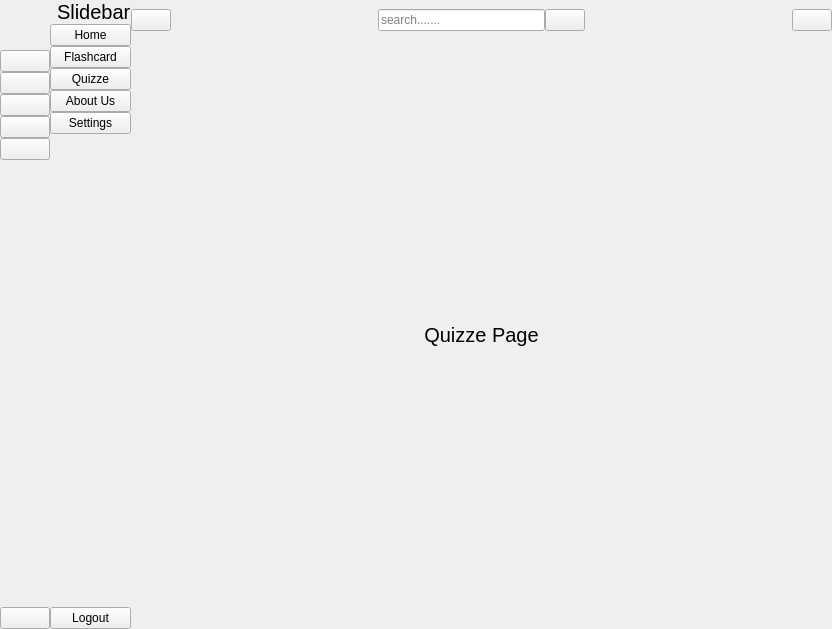
<?xml version="1.0" encoding="UTF-8"?>
<ui version="4.0">
 <class>MainWindow</class>
 <widget class="QMainWindow" name="MainWindow">
  <property name="geometry">
   <rect>
    <x>0</x>
    <y>0</y>
    <width>832</width>
    <height>629</height>
   </rect>
  </property>
  <property name="windowTitle">
   <string>MainWindow</string>
  </property>
  <widget class="QWidget" name="centralwidget">
   <layout class="QGridLayout" name="gridLayout">
    <property name="leftMargin">
     <number>0</number>
    </property>
    <property name="topMargin">
     <number>0</number>
    </property>
    <property name="rightMargin">
     <number>0</number>
    </property>
    <property name="bottomMargin">
     <number>0</number>
    </property>
    <property name="spacing">
     <number>0</number>
    </property>
    <item row="0" column="0">
     <widget class="QWidget" name="icon_only_widget" native="true">
      <layout class="QVBoxLayout" name="verticalLayout_3">
       <property name="spacing">
        <number>0</number>
       </property>
       <property name="leftMargin">
        <number>0</number>
       </property>
       <property name="topMargin">
        <number>0</number>
       </property>
       <property name="rightMargin">
        <number>0</number>
       </property>
       <property name="bottomMargin">
        <number>0</number>
       </property>
       <item>
        <layout class="QHBoxLayout" name="horizontalLayout_3">
         <item>
          <widget class="QLabel" name="label">
           <property name="minimumSize">
            <size>
             <width>50</width>
             <height>50</height>
            </size>
           </property>
           <property name="maximumSize">
            <size>
             <width>60</width>
             <height>60</height>
            </size>
           </property>
           <property name="text">
            <string/>
           </property>
           <property name="pixmap">
            <pixmap resource="resource.qrc">:/icon/icon/logo_icon.png</pixmap>
           </property>
           <property name="scaledContents">
            <bool>true</bool>
           </property>
          </widget>
         </item>
        </layout>
       </item>
       <item>
        <layout class="QVBoxLayout" name="verticalLayout">
         <property name="spacing">
          <number>0</number>
         </property>
         <item>
          <widget class="QPushButton" name="home_btn_1">
           <property name="text">
            <string/>
           </property>
           <property name="icon">
            <iconset resource="resource.qrc">
             <normaloff>:/icon/icon/home_icon.png</normaloff>:/icon/icon/home_icon.png</iconset>
           </property>
           <property name="iconSize">
            <size>
             <width>20</width>
             <height>20</height>
            </size>
           </property>
           <property name="checkable">
            <bool>true</bool>
           </property>
           <property name="autoExclusive">
            <bool>true</bool>
           </property>
          </widget>
         </item>
         <item>
          <widget class="QPushButton" name="flash_btn_1">
           <property name="text">
            <string/>
           </property>
           <property name="icon">
            <iconset resource="resource.qrc">
             <normaloff>:/icon/icon/flashcard_icon.png</normaloff>:/icon/icon/flashcard_icon.png</iconset>
           </property>
           <property name="iconSize">
            <size>
             <width>20</width>
             <height>20</height>
            </size>
           </property>
           <property name="checkable">
            <bool>true</bool>
           </property>
           <property name="autoExclusive">
            <bool>true</bool>
           </property>
          </widget>
         </item>
         <item>
          <widget class="QPushButton" name="quizze_btn_1">
           <property name="text">
            <string/>
           </property>
           <property name="icon">
            <iconset resource="resource.qrc">
             <normaloff>:/icon/icon/quizzes_icon.png</normaloff>:/icon/icon/quizzes_icon.png</iconset>
           </property>
           <property name="iconSize">
            <size>
             <width>20</width>
             <height>20</height>
            </size>
           </property>
           <property name="checkable">
            <bool>true</bool>
           </property>
           <property name="autoExclusive">
            <bool>true</bool>
           </property>
          </widget>
         </item>
         <item>
          <widget class="QPushButton" name="about_btn_1">
           <property name="text">
            <string/>
           </property>
           <property name="icon">
            <iconset resource="resource.qrc">
             <normaloff>:/icon/icon/aboutus_icon.png</normaloff>:/icon/icon/aboutus_icon.png</iconset>
           </property>
           <property name="iconSize">
            <size>
             <width>20</width>
             <height>20</height>
            </size>
           </property>
           <property name="checkable">
            <bool>true</bool>
           </property>
           <property name="autoExclusive">
            <bool>true</bool>
           </property>
          </widget>
         </item>
         <item>
          <widget class="QPushButton" name="setting_1">
           <property name="text">
            <string/>
           </property>
           <property name="icon">
            <iconset resource="resource.qrc">
             <normaloff>:/icon/icon/setting_icon.png</normaloff>:/icon/icon/setting_icon.png</iconset>
           </property>
           <property name="iconSize">
            <size>
             <width>20</width>
             <height>20</height>
            </size>
           </property>
           <property name="checkable">
            <bool>true</bool>
           </property>
           <property name="autoExclusive">
            <bool>true</bool>
           </property>
          </widget>
         </item>
        </layout>
       </item>
       <item>
        <spacer name="verticalSpacer">
         <property name="orientation">
          <enum>Qt::Orientation::Vertical</enum>
         </property>
         <property name="sizeHint" stdset="0">
          <size>
           <width>20</width>
           <height>262</height>
          </size>
         </property>
        </spacer>
       </item>
       <item>
        <widget class="QPushButton" name="logout_btn_1">
         <property name="text">
          <string/>
         </property>
         <property name="icon">
          <iconset resource="resource.qrc">
           <normaloff>:/icon/icon/logout_icon.png</normaloff>:/icon/icon/logout_icon.png</iconset>
         </property>
         <property name="iconSize">
          <size>
           <width>20</width>
           <height>20</height>
          </size>
         </property>
         <property name="checkable">
          <bool>true</bool>
         </property>
         <property name="autoExclusive">
          <bool>true</bool>
         </property>
        </widget>
       </item>
      </layout>
     </widget>
    </item>
    <item row="0" column="1">
     <widget class="QWidget" name="full_mwnu_widget" native="true">
      <layout class="QVBoxLayout" name="verticalLayout_4">
       <property name="spacing">
        <number>0</number>
       </property>
       <property name="leftMargin">
        <number>0</number>
       </property>
       <property name="topMargin">
        <number>0</number>
       </property>
       <property name="rightMargin">
        <number>0</number>
       </property>
       <property name="bottomMargin">
        <number>0</number>
       </property>
       <item>
        <layout class="QHBoxLayout" name="horizontalLayout_2">
         <property name="spacing">
          <number>0</number>
         </property>
         <item>
          <widget class="QLabel" name="label_2">
           <property name="maximumSize">
            <size>
             <width>51</width>
             <height>51</height>
            </size>
           </property>
           <property name="text">
            <string/>
           </property>
           <property name="pixmap">
            <pixmap>:/icon/Downloads/logo_icon.png</pixmap>
           </property>
           <property name="scaledContents">
            <bool>true</bool>
           </property>
          </widget>
         </item>
         <item>
          <widget class="QLabel" name="label_3">
           <property name="font">
            <font>
             <pointsize>15</pointsize>
            </font>
           </property>
           <property name="text">
            <string>Slidebar</string>
           </property>
          </widget>
         </item>
        </layout>
       </item>
       <item>
        <layout class="QVBoxLayout" name="verticalLayout_2">
         <property name="spacing">
          <number>0</number>
         </property>
         <item>
          <widget class="QPushButton" name="home_btn_2">
           <property name="text">
            <string>Home</string>
           </property>
           <property name="checkable">
            <bool>true</bool>
           </property>
           <property name="autoExclusive">
            <bool>true</bool>
           </property>
          </widget>
         </item>
         <item>
          <widget class="QPushButton" name="flash_btn_2">
           <property name="text">
            <string>Flashcard</string>
           </property>
           <property name="checkable">
            <bool>true</bool>
           </property>
           <property name="autoExclusive">
            <bool>true</bool>
           </property>
          </widget>
         </item>
         <item>
          <widget class="QPushButton" name="quizze_btn_2">
           <property name="text">
            <string>Quizze</string>
           </property>
           <property name="checkable">
            <bool>true</bool>
           </property>
           <property name="autoExclusive">
            <bool>true</bool>
           </property>
          </widget>
         </item>
         <item>
          <widget class="QPushButton" name="about_btn_2">
           <property name="text">
            <string>About Us</string>
           </property>
           <property name="checkable">
            <bool>true</bool>
           </property>
           <property name="autoExclusive">
            <bool>true</bool>
           </property>
          </widget>
         </item>
         <item>
          <widget class="QPushButton" name="setting_2">
           <property name="text">
            <string>Settings</string>
           </property>
           <property name="checkable">
            <bool>true</bool>
           </property>
           <property name="autoExclusive">
            <bool>true</bool>
           </property>
          </widget>
         </item>
        </layout>
       </item>
       <item>
        <spacer name="verticalSpacer_2">
         <property name="orientation">
          <enum>Qt::Orientation::Vertical</enum>
         </property>
         <property name="sizeHint" stdset="0">
          <size>
           <width>20</width>
           <height>295</height>
          </size>
         </property>
        </spacer>
       </item>
       <item>
        <widget class="QPushButton" name="logout_btn_2">
         <property name="text">
          <string>Logout</string>
         </property>
         <property name="checkable">
          <bool>true</bool>
         </property>
         <property name="autoExclusive">
          <bool>true</bool>
         </property>
        </widget>
       </item>
      </layout>
     </widget>
    </item>
    <item row="0" column="2">
     <widget class="QWidget" name="widget_3" native="true">
      <layout class="QVBoxLayout" name="verticalLayout_5">
       <property name="spacing">
        <number>0</number>
       </property>
       <property name="leftMargin">
        <number>0</number>
       </property>
       <property name="topMargin">
        <number>0</number>
       </property>
       <property name="rightMargin">
        <number>0</number>
       </property>
       <property name="bottomMargin">
        <number>0</number>
       </property>
       <item>
        <widget class="QWidget" name="widget" native="true">
         <property name="minimumSize">
          <size>
           <width>0</width>
           <height>40</height>
          </size>
         </property>
         <layout class="QHBoxLayout" name="horizontalLayout_4">
          <property name="spacing">
           <number>0</number>
          </property>
          <property name="leftMargin">
           <number>0</number>
          </property>
          <property name="topMargin">
           <number>0</number>
          </property>
          <property name="rightMargin">
           <number>0</number>
          </property>
          <property name="bottomMargin">
           <number>0</number>
          </property>
          <item>
           <widget class="QPushButton" name="change_btn">
            <property name="text">
             <string/>
            </property>
            <property name="icon">
             <iconset resource="resource.qrc">
              <normaloff>:/icon/icon/menu_icon.png</normaloff>:/icon/icon/menu_icon.png</iconset>
            </property>
            <property name="iconSize">
             <size>
              <width>25</width>
              <height>25</height>
             </size>
            </property>
            <property name="checkable">
             <bool>true</bool>
            </property>
           </widget>
          </item>
          <item>
           <spacer name="horizontalSpacer">
            <property name="orientation">
             <enum>Qt::Orientation::Horizontal</enum>
            </property>
            <property name="sizeHint" stdset="0">
             <size>
              <width>182</width>
              <height>20</height>
             </size>
            </property>
           </spacer>
          </item>
          <item>
           <layout class="QHBoxLayout" name="horizontalLayout">
            <property name="spacing">
             <number>0</number>
            </property>
            <item>
             <widget class="QLineEdit" name="search_input">
              <property name="placeholderText">
               <string>search.......</string>
              </property>
             </widget>
            </item>
            <item>
             <widget class="QPushButton" name="search_btn">
              <property name="text">
               <string/>
              </property>
              <property name="icon">
               <iconset resource="resource.qrc">
                <normaloff>:/icon/icon/search_icon.png</normaloff>:/icon/icon/search_icon.png</iconset>
              </property>
              <property name="iconSize">
               <size>
                <width>20</width>
                <height>20</height>
               </size>
              </property>
             </widget>
            </item>
           </layout>
          </item>
          <item>
           <spacer name="horizontalSpacer_2">
            <property name="orientation">
             <enum>Qt::Orientation::Horizontal</enum>
            </property>
            <property name="sizeHint" stdset="0">
             <size>
              <width>182</width>
              <height>20</height>
             </size>
            </property>
           </spacer>
          </item>
          <item>
           <widget class="QPushButton" name="user_btn">
            <property name="text">
             <string/>
            </property>
            <property name="icon">
             <iconset resource="resource.qrc">
              <normaloff>:/icon/icon/profile.jpeg</normaloff>:/icon/icon/profile.jpeg</iconset>
            </property>
            <property name="iconSize">
             <size>
              <width>25</width>
              <height>25</height>
             </size>
            </property>
           </widget>
          </item>
         </layout>
        </widget>
       </item>
       <item>
        <widget class="QStackedWidget" name="stackedWidget">
         <property name="currentIndex">
          <number>3</number>
         </property>
         <widget class="QWidget" name="page">
          <layout class="QGridLayout" name="gridLayout_2">
           <item row="0" column="0">
            <widget class="QLabel" name="label_4">
             <property name="font">
              <font>
               <pointsize>15</pointsize>
              </font>
             </property>
             <property name="text">
              <string>Home Page</string>
             </property>
             <property name="alignment">
              <set>Qt::AlignmentFlag::AlignCenter</set>
             </property>
            </widget>
           </item>
          </layout>
         </widget>
         <widget class="QWidget" name="page_7">
          <layout class="QGridLayout" name="gridLayout_8">
           <item row="0" column="0">
            <widget class="QLabel" name="label_10">
             <property name="font">
              <font>
               <pointsize>15</pointsize>
              </font>
             </property>
             <property name="contextMenuPolicy">
              <enum>Qt::ContextMenuPolicy::NoContextMenu</enum>
             </property>
             <property name="text">
              <string>Profile Page</string>
             </property>
             <property name="alignment">
              <set>Qt::AlignmentFlag::AlignCenter</set>
             </property>
            </widget>
           </item>
          </layout>
         </widget>
         <widget class="QWidget" name="page_2">
          <layout class="QGridLayout" name="gridLayout_3">
           <item row="0" column="0">
            <widget class="QLabel" name="label_5">
             <property name="font">
              <font>
               <pointsize>15</pointsize>
              </font>
             </property>
             <property name="contextMenuPolicy">
              <enum>Qt::ContextMenuPolicy::NoContextMenu</enum>
             </property>
             <property name="text">
              <string> Flashcard Page</string>
             </property>
             <property name="alignment">
              <set>Qt::AlignmentFlag::AlignCenter</set>
             </property>
            </widget>
           </item>
          </layout>
         </widget>
         <widget class="QWidget" name="page_3">
          <layout class="QGridLayout" name="gridLayout_4">
           <item row="0" column="0">
            <widget class="QLabel" name="label_6">
             <property name="font">
              <font>
               <pointsize>15</pointsize>
              </font>
             </property>
             <property name="contextMenuPolicy">
              <enum>Qt::ContextMenuPolicy::PreventContextMenu</enum>
             </property>
             <property name="text">
              <string>Quizze Page</string>
             </property>
             <property name="alignment">
              <set>Qt::AlignmentFlag::AlignCenter</set>
             </property>
            </widget>
           </item>
          </layout>
         </widget>
         <widget class="QWidget" name="page_4">
          <layout class="QGridLayout" name="gridLayout_5">
           <item row="0" column="0">
            <widget class="QLabel" name="label_7">
             <property name="font">
              <font>
               <pointsize>15</pointsize>
              </font>
             </property>
             <property name="contextMenuPolicy">
              <enum>Qt::ContextMenuPolicy::PreventContextMenu</enum>
             </property>
             <property name="text">
              <string>About us Page</string>
             </property>
             <property name="alignment">
              <set>Qt::AlignmentFlag::AlignCenter</set>
             </property>
            </widget>
           </item>
          </layout>
         </widget>
         <widget class="QWidget" name="page_5">
          <layout class="QGridLayout" name="gridLayout_6">
           <item row="0" column="0">
            <widget class="QLabel" name="label_8">
             <property name="font">
              <font>
               <pointsize>15</pointsize>
              </font>
             </property>
             <property name="contextMenuPolicy">
              <enum>Qt::ContextMenuPolicy::NoContextMenu</enum>
             </property>
             <property name="text">
              <string>Settings Page</string>
             </property>
             <property name="alignment">
              <set>Qt::AlignmentFlag::AlignCenter</set>
             </property>
            </widget>
           </item>
          </layout>
         </widget>
         <widget class="QWidget" name="page_6">
          <layout class="QGridLayout" name="gridLayout_7">
           <item row="0" column="0">
            <widget class="QLabel" name="label_9">
             <property name="font">
              <font>
               <pointsize>15</pointsize>
              </font>
             </property>
             <property name="contextMenuPolicy">
              <enum>Qt::ContextMenuPolicy::NoContextMenu</enum>
             </property>
             <property name="text">
              <string>Search Page</string>
             </property>
             <property name="alignment">
              <set>Qt::AlignmentFlag::AlignCenter</set>
             </property>
            </widget>
           </item>
          </layout>
         </widget>
        </widget>
       </item>
      </layout>
     </widget>
    </item>
   </layout>
  </widget>
 </widget>
 <resources>
  <include location="resource.qrc"/>
 </resources>
 <connections>
  <connection>
   <sender>change_btn</sender>
   <signal>toggled(bool)</signal>
   <receiver>icon_only_widget</receiver>
   <slot>setVisible(bool)</slot>
   <hints>
    <hint type="sourcelabel">
     <x>178</x>
     <y>28</y>
    </hint>
    <hint type="destinationlabel">
     <x>16</x>
     <y>449</y>
    </hint>
   </hints>
  </connection>
  <connection>
   <sender>change_btn</sender>
   <signal>toggled(bool)</signal>
   <receiver>full_mwnu_widget</receiver>
   <slot>setHidden(bool)</slot>
   <hints>
    <hint type="sourcelabel">
     <x>178</x>
     <y>28</y>
    </hint>
    <hint type="destinationlabel">
     <x>141</x>
     <y>446</y>
    </hint>
   </hints>
  </connection>
  <connection>
   <sender>setting_1</sender>
   <signal>toggled(bool)</signal>
   <receiver>setting_2</receiver>
   <slot>setChecked(bool)</slot>
   <hints>
    <hint type="sourcelabel">
     <x>50</x>
     <y>188</y>
    </hint>
    <hint type="destinationlabel">
     <x>140</x>
     <y>149</y>
    </hint>
   </hints>
  </connection>
  <connection>
   <sender>about_btn_1</sender>
   <signal>toggled(bool)</signal>
   <receiver>about_btn_2</receiver>
   <slot>setChecked(bool)</slot>
   <hints>
    <hint type="sourcelabel">
     <x>33</x>
     <y>157</y>
    </hint>
    <hint type="destinationlabel">
     <x>140</x>
     <y>125</y>
    </hint>
   </hints>
  </connection>
  <connection>
   <sender>quizze_btn_1</sender>
   <signal>toggled(bool)</signal>
   <receiver>quizze_btn_2</receiver>
   <slot>setChecked(bool)</slot>
   <hints>
    <hint type="sourcelabel">
     <x>30</x>
     <y>132</y>
    </hint>
    <hint type="destinationlabel">
     <x>140</x>
     <y>101</y>
    </hint>
   </hints>
  </connection>
  <connection>
   <sender>flash_btn_1</sender>
   <signal>toggled(bool)</signal>
   <receiver>flash_btn_2</receiver>
   <slot>setChecked(bool)</slot>
   <hints>
    <hint type="sourcelabel">
     <x>49</x>
     <y>101</y>
    </hint>
    <hint type="destinationlabel">
     <x>140</x>
     <y>77</y>
    </hint>
   </hints>
  </connection>
  <connection>
   <sender>home_btn_1</sender>
   <signal>toggled(bool)</signal>
   <receiver>home_btn_2</receiver>
   <slot>setChecked(bool)</slot>
   <hints>
    <hint type="sourcelabel">
     <x>42</x>
     <y>72</y>
    </hint>
    <hint type="destinationlabel">
     <x>140</x>
     <y>53</y>
    </hint>
   </hints>
  </connection>
  <connection>
   <sender>home_btn_2</sender>
   <signal>toggled(bool)</signal>
   <receiver>home_btn_1</receiver>
   <slot>setChecked(bool)</slot>
   <hints>
    <hint type="sourcelabel">
     <x>140</x>
     <y>53</y>
    </hint>
    <hint type="destinationlabel">
     <x>48</x>
     <y>81</y>
    </hint>
   </hints>
  </connection>
  <connection>
   <sender>flash_btn_2</sender>
   <signal>toggled(bool)</signal>
   <receiver>flash_btn_1</receiver>
   <slot>setChecked(bool)</slot>
   <hints>
    <hint type="sourcelabel">
     <x>140</x>
     <y>77</y>
    </hint>
    <hint type="destinationlabel">
     <x>43</x>
     <y>107</y>
    </hint>
   </hints>
  </connection>
  <connection>
   <sender>quizze_btn_2</sender>
   <signal>toggled(bool)</signal>
   <receiver>quizze_btn_1</receiver>
   <slot>setChecked(bool)</slot>
   <hints>
    <hint type="sourcelabel">
     <x>140</x>
     <y>101</y>
    </hint>
    <hint type="destinationlabel">
     <x>39</x>
     <y>129</y>
    </hint>
   </hints>
  </connection>
  <connection>
   <sender>about_btn_2</sender>
   <signal>toggled(bool)</signal>
   <receiver>about_btn_1</receiver>
   <slot>setChecked(bool)</slot>
   <hints>
    <hint type="sourcelabel">
     <x>140</x>
     <y>125</y>
    </hint>
    <hint type="destinationlabel">
     <x>52</x>
     <y>167</y>
    </hint>
   </hints>
  </connection>
  <connection>
   <sender>setting_2</sender>
   <signal>toggled(bool)</signal>
   <receiver>setting_1</receiver>
   <slot>setChecked(bool)</slot>
   <hints>
    <hint type="sourcelabel">
     <x>140</x>
     <y>149</y>
    </hint>
    <hint type="destinationlabel">
     <x>38</x>
     <y>190</y>
    </hint>
   </hints>
  </connection>
  <connection>
   <sender>logout_btn_2</sender>
   <signal>clicked()</signal>
   <receiver>MainWindow</receiver>
   <slot>close()</slot>
   <hints>
    <hint type="sourcelabel">
     <x>126</x>
     <y>607</y>
    </hint>
    <hint type="destinationlabel">
     <x>107</x>
     <y>632</y>
    </hint>
   </hints>
  </connection>
  <connection>
   <sender>logout_btn_1</sender>
   <signal>clicked()</signal>
   <receiver>MainWindow</receiver>
   <slot>close()</slot>
   <hints>
    <hint type="sourcelabel">
     <x>50</x>
     <y>617</y>
    </hint>
    <hint type="destinationlabel">
     <x>24</x>
     <y>637</y>
    </hint>
   </hints>
  </connection>
 </connections>
</ui>
